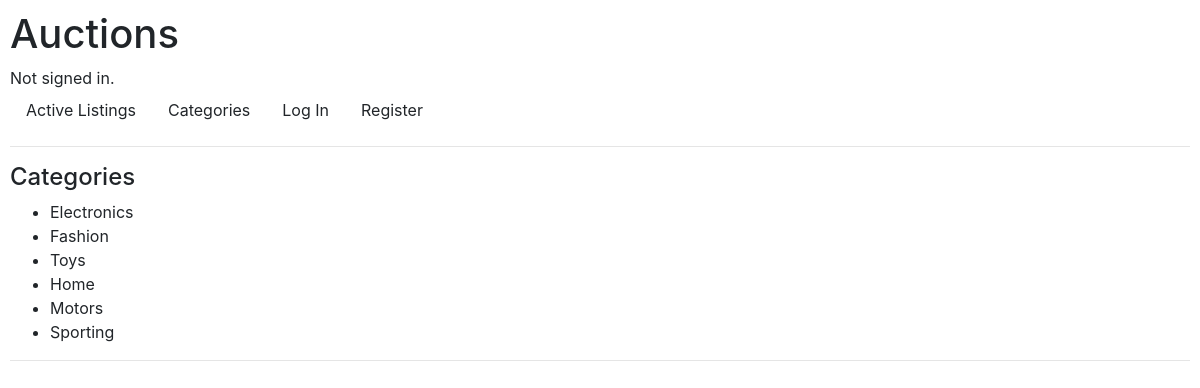
The page /categories on the database its author committed.
### auctions/models.py (models this page shows)
class Category(models.Model):
    category = models.CharField(max_length=50)
    def __str__(self):
        return f"{self.category}"

### auctions/views.py (the view)
# urls.py: path("categories", views.categories, name="categories"),
def categories(request):
    categories = Category.objects.all()
    listings = None
    if "category" in request.GET:
        search = request.GET["category"]
        listings = Category.objects.filter(category__iexact=search)[0].listings.all()
    return render(
        request,
        "auctions/categories.html",
        {
            "categories": categories,
            "listings": listings,
        },
    )

### auctions/templates/auctions/categories.html (shortened to what this page needs)
{% extends "auctions/layout.html" %}
{% block body %}
<h4>Categories</h4>
<ul>
    {% for category in categories %}
    <a href="{% url 'categories' %}?category={{ category }}">
        <li>{{ category }}</li>
    </a>
    {% endfor %}
</ul>
<hr />
{% endblock %}

### auctions/static/auctions/styles.css (style rules this page uses)
body { padding: 10px; }
a { text-decoration: none; color: unset; }

### rows shown on the page
Category: category "Electronics"
Category: category "Fashion"
Category: category "Toys"
Category: category "Home"
Category: category "Motors"
Category: category "Sporting"
